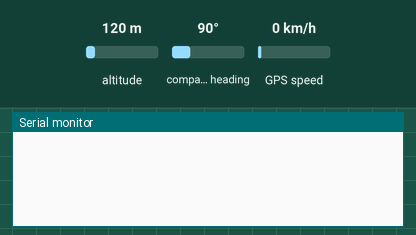
A sketch run on a simulated Arduino Uno, built with avr-gcc and run on an emulated ATmega328P. Parts: the last lines printed to the serial monitor. The inputs (shaded band) are chosen by the test bench; at power-on: altitude 120 m, compass heading 90°, GPS speed 0 km/h. The GPS gets a fix after 3 s at 37.7749, -122.4194 with 8 satellites.

Above: at 7.2 s.
7.3 s: altitude set to 20 m
At 11.2 s:
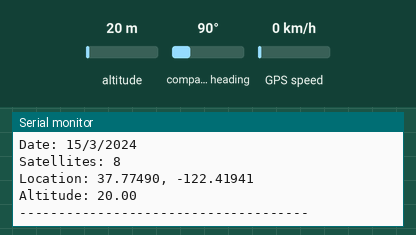
11.5 s: altitude set to 250 m
At 14.6 s:
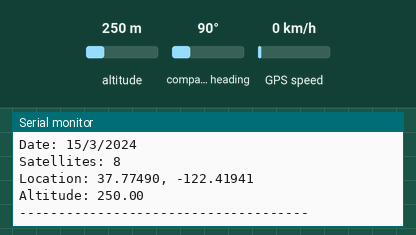

The sketch:

UltimateGPSbreakout_v3.ino
```cpp
#include <Adafruit_GPS.h>
#include <SoftwareSerial.h>

// --------
// Global Variables
// --------
struct gpsValues{
  int hourGPS;
  int minGPS;
  int secGPS;
  int dayGPS;
  int monthGPS;
  int yearGPS;
  int satellitesGPS;
  float latitudeGPS;
  float longitudeGPS;
  float altitudeGPS;
  bool dataGPS;
};
// you can change the pin numbers to match your wiring:
#define txGpsPin  7
#define rxGpsPin  8

SoftwareSerial mySerial(txGpsPin, rxGpsPin);
Adafruit_GPS GPS(&mySerial);


void setup()
{
  Serial.begin(115200);
  delay(5000);
  GPS.begin(9600); // 9600 NMEA is the default baud rate for Adafruit MTK GPS's- some use 4800
  GPS.sendCommand(PMTK_SET_NMEA_OUTPUT_RMCGGA); // This line is to turn on RMC (recommended minimum) and GGA (fix data) including altitude
  GPS.sendCommand(PMTK_SET_NMEA_UPDATE_1HZ); // For the parsing code to work nicely and have time to sort thru the data, and print it out we don't suggest using anything higher than 1 Hz
  delay(1000);
}


void loop() {

  delay(2000);

  // Read GPS data
  gpsValues gps = readGPS();
  if(gps.dataGPS==true) {
    Serial.print("Time: ");
    Serial.print(gps.hourGPS);
    Serial.print(':');
    Serial.print(gps.minGPS);
    Serial.print(':');
    Serial.println(gps.secGPS);
    Serial.print("Date: ");
    Serial.print(gps.dayGPS);
    Serial.print('/');
    Serial.print(gps.monthGPS);
    Serial.print("/20");
    Serial.println(gps.yearGPS);
    Serial.print("Satellites: ");
    Serial.println(gps.satellitesGPS);
    Serial.print("Location: ");
    Serial.print(gps.latitudeGPS,5);
    Serial.print(", ");
    Serial.println(gps.longitudeGPS,5);
    Serial.print("Altitude: ");
    Serial.println(gps.altitudeGPS);
    Serial.println("-------------------------------------");
  }
  else {
    Serial.println("No data, please move to a window or outside");
  }

}


struct gpsValues readGPS(void) {
  gpsValues x;

  //ClearGPS
  char c;
  while (!GPS.newNMEAreceived()) {
    c = GPS.read();
  }
  GPS.parse(GPS.lastNMEA());
  while (!GPS.newNMEAreceived()) {
    c = GPS.read();
  }
  GPS.parse(GPS.lastNMEA());
  while (!GPS.newNMEAreceived()) {
    c = GPS.read();
  }
  GPS.parse(GPS.lastNMEA());

  //ReadGPS
  if (!GPS.parse(GPS.lastNMEA())) { // this also sets the newNMEAreceived() flag to false
    x.dataGPS = false;
    return (x);  // we can fail to parse a sentence in which case we should just wait for another
  }
  else {
    if (GPS.fix) {
      x.hourGPS = GPS.hour;
      x.minGPS = GPS.minute;
      x.secGPS = GPS.seconds;
      x.dayGPS = GPS.day;
      x.monthGPS = GPS.month;
      x.yearGPS = GPS.year;
      x.satellitesGPS = GPS.satellites;
      x.latitudeGPS = GPS.latitudeDegrees;
      x.longitudeGPS = GPS.longitudeDegrees;
      x.altitudeGPS = GPS.altitude;
      x.dataGPS = true;
      return (x);
    }
  }
}
```

Measured:
- after the input at 7.3 s, the serial monitor: prints a new line after 2.7 s (image 1)
- after the input at 11.5 s, the serial monitor: prints a new line after 2.5 s (image 2)
